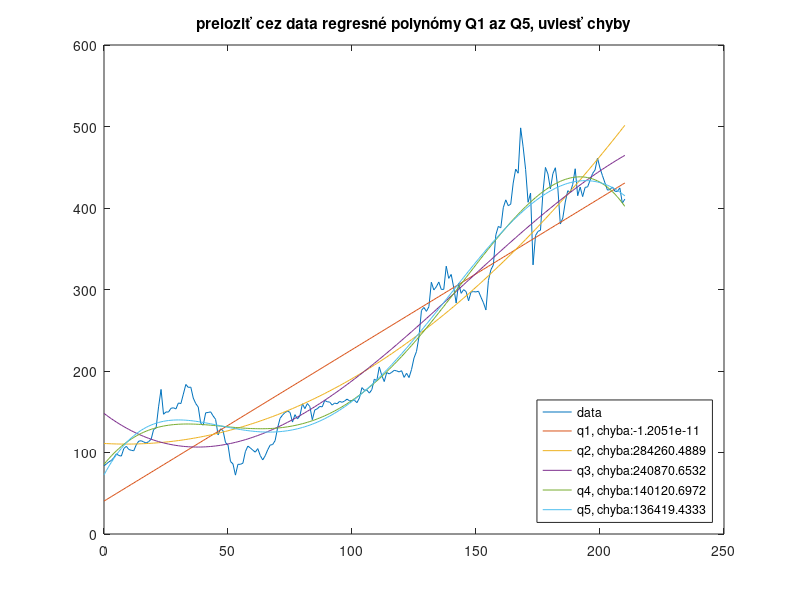
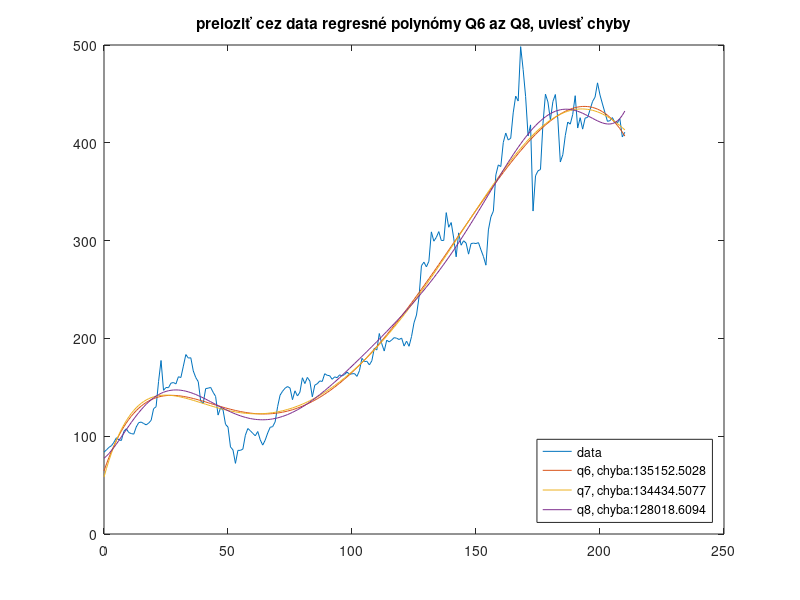
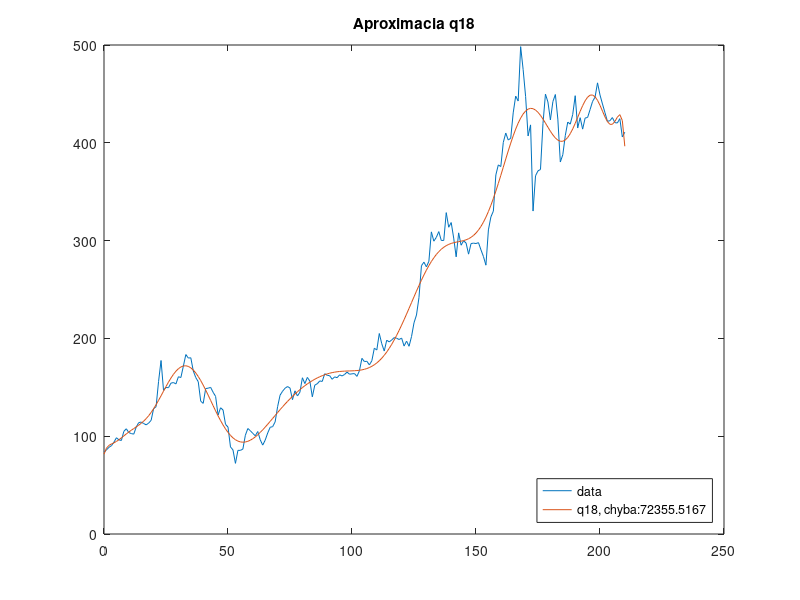
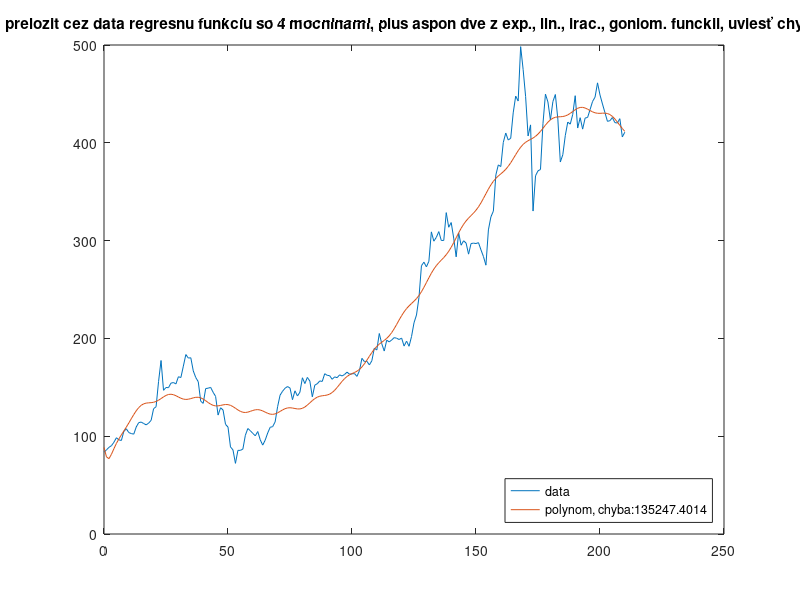

Write the MATLAB code that produced these figures, in order.
%regresna funkcia

t = linspace(0, 210, 211);
f = [ 83.6660003662 86.0520019531 88.6019973755 90.3079986572 93.81199646 98.4280014038 96.2679977417 95.6299972534 104.972000122 107.583999634 103.699996948 102.697998047 102.099998474 109.440002441 113.912002563 114.440002441 112.963996887 111.603996277 113.379997253 116.197998047 128.162002563 130.113998413 156.0 177.412002563 146.940002441 149.792007446 149.613998413 154.255996704 154.87600708 153.457992554 160.800003052 160.005996704 171.679992676 183.48399353 179.882003784 180.199996948 166.757995605 159.981994629 155.759994507 135.800003052 133.598007202 148.723999023 149.102005005 149.899993896 144.908004761 140.695999146 121.599998474 129.065994263 126.846000671 112.11000061 109.323997498 89.013999939 86.0400009155 72.2440032959 85.5279998779 85.5059967041 86.858001709 101.0 107.849998474 105.632003784 102.872001648 100.426002502 104.800003052 96.31199646 90.8939971924 96.0019989014 103.248001099 109.089996338 109.767997742 114.599998474 130.190002441 141.977996826 145.966003418 149.042007446 150.777999878 149.272003174 137.343994141 146.42199707 141.12600708 145.029998779 159.75 153.824005127 160.102005005 156.37600708 140.264007568 152.238006592 153.641998291 156.51600647 156.007995605 163.884002686 162.257995605 161.882003784 158.192001343 160.666000366 159.833999634 162.725997925 161.602005005 163.111999512 165.520004272 163.37600708 163.774002075 164.046005249 161.162002563 167.0 179.619995117 176.31199646 176.591995239 172.87600708 177.132003784 189.98399353 188.134002686 205.009994507 194.567993164 187.055999756 198.179992676 196.425994873 198.358001709 200.792007446 200.179992676 198.863998413 200.356002808 192.169998169 197.195999146 191.947998047 201.869995117 215.962005615 223.925994873 241.731994629 274.316009521 277.971984863 273.175994873 278.855987549 308.929992676 299.411987305 303.359985352 309.20199585 300.127990723 300.167999268 328.600006104 313.67199707 318.466003418 302.614013672 283.399993896 307.920013428 295.29800415 299.821990967 297.49798584 286.152008057 297.0 297.399993896 297.003997803 297.915985107 290.541992188 283.713989258 274.877990723 310.95199585 324.200012207 330.141998291 367.127990723 377.417999268 375.705993652 400.365997314 409.996002197 402.839996338 404.667999268 430.634002686 447.75 442.679992676 498.320007324 475.049987793 447.369995117 407.0 418.320007324 330.209991455 366.279998779 371.339996338 372.720001221 419.619995117 449.760009766 441.760009766 423.429992676 442.149993896 449.390014648 424.230010986 380.359985352 387.790008545 407.339996338 421.200012207 419.070007324 429.010009766 448.160003662 415.089996338 425.679992676 413.980010986 425.299987793 425.920013428 434.0 442.299987793 446.649993896 461.299987793 448.880004883 439.670013428 430.829986572 421.940002441 422.640014648 425.790008545 420.630004883 420.279998779 424.679992676 406.019989014 410.829986572 ];

p1 = polyfit(t,f,1); % koeficienty polynomu 2. stupne pro 't' a 'f'
v1 = polyval(p1,t); % hodnoty polynomu v 'u'
s1 = sum((f-v1).^1); % soucet ctvercu odchylek

p2 = polyfit(t,f,2); % koeficienty polynomu 2. stupne pro 't' a 'f'
v2 = polyval(p2,t); % hodnoty polynomu v 'u'
s2 = sum((f-v2).^2); % soucet ctvercu odchylek

p3 = polyfit(t,f,3);
v3 = polyval(p3,t);
s3 = sum((f-v3).^2);

p4 = polyfit(t,f,4);
v4 = polyval(p4,t);
s4 = sum((f-v4).^2);

p5 = polyfit(t,f,5);
v5 = polyval(p5,t);
s5 = sum((f-v5).^2);

p6 = polyfit(t,f,6);
v6 = polyval(p6,t);
s6 = sum((f-v6).^2);

p7 = polyfit(t,f,7);
v7 = polyval(p7,t);
s7 = sum((f-v7).^2);

p8 = polyfit(t,f,8);
v8 = polyval(p8,t);
s8 = sum((f-v8).^2);

p9 = polyfit(t,f,18);
v9 = polyval(p9,t);
s9 = sum((f-v9).^2);


figure(1)
plot(t, f, "-", t, v1, "-", t, v2, "-", t, v3, "-", t, v4, "-", t, v5, "-");
title('preloziť cez data regresné polynómy Q1 az Q5, uviesť chyby');
legend('data',strcat('q1, chyba: ', num2str(s1)),strcat('q2, chyba: ', num2str(s2)),strcat('q3, chyba: ', num2str(s3)),strcat('q4, chyba: ', num2str(s4)),strcat('q5, chyba: ', num2str(s5)),'Location','SouthEast');

figure(2)
plot(t, f, "-", t, v6, "-", t, v7, "-", t, v8, "-");
title('preloziť cez data regresné polynómy Q6 az Q8, uviesť chyby');
legend('data',strcat('q6, chyba: ', num2str(s6)),strcat('q7, chyba: ', num2str(s7)),strcat('q8, chyba: ', num2str(s8)),'Location','SouthEast');

figure(3)
plot(t, f, "-", t, v9, "-");
title('Aproximacia q18');
legend('data',strcat('q18, chyba: ', num2str(s9)),'Location','SouthEast');


b1 = ones(1,211);
b2 = t.^2;
b3 = exp(-1*t);
b4 = sin(100*t);
b5 = sqrt(t);
b6 = t.^3;
b7 = t.^4;
b8 = t.^5;

B = [b1; b2; b3; b4; b5; b6; b7; b8];
M= B*B';
d = (f*B.')';
c = M\d;
fp = c(1)*b1 + c(2)*b2 + c(3)*b3 + c(4)*b4 + c(5)*b5 + c(6)*b6 + c(7)*b7 + c(8)*b8;

sfp = sum((f-fp).^2);

figure(4);
plot(t, f, "-", t, fp, "-")
title("prelozit cez data regresnu funkciu so 4 mocninami, plus aspon dve z exp., lln., irac., goniom. funckii, uviesť chybu");
legend('data',strcat('polynom, chyba: ', num2str(sfp)),'Location','SouthEast');
